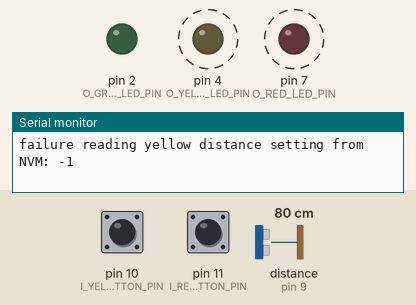
A sketch run on a simulated Arduino Uno, built with avr-gcc and run on an emulated ATmega328P. Shown: output pins drawn as LEDs (lit = HIGH), the last lines printed to the serial monitor. Dashed ring = blinking. Inputs (shaded band) come from the test bench; at power-on: pin 10 (I_YELLOW_BUTTON_PIN) LOW, pin 11 (I_RED_BUTTON_PIN) LOW, distance to the obstacle (sensor on pin 9) 80 cm. The echo pulse lasts 58.3 µs per cm; EEPROM starts erased.

Above: at 1.12 s.
1.4 s: pin 10 (I_YELLOW_BUTTON_PIN) pulled HIGH for 0.15 s
4.4 s: pin 11 (I_RED_BUTTON_PIN) pulled HIGH for 0.15 s
At 5.6 s:
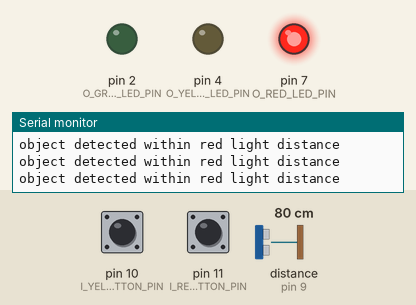
6.1 s: distance to the obstacle (sensor on pin 9) set to 86 cm
At 7.3 s:
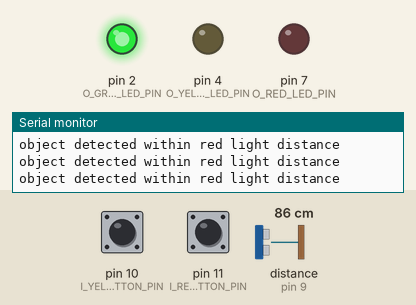
7.6 s: pin 10 (I_YELLOW_BUTTON_PIN) pulled HIGH for 1 s
At 9.6 s:
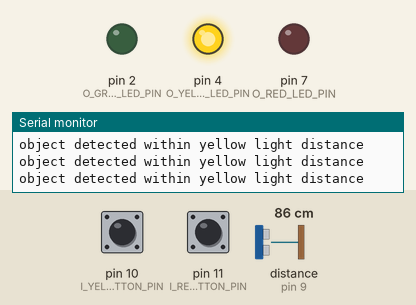
11.7 s: pin 11 (I_RED_BUTTON_PIN) pulled HIGH for 1 s
At 13.9 s:
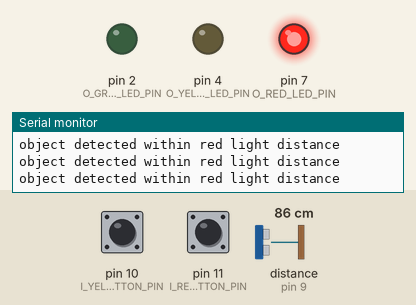
Timing chart, 0 to 15.4 s (numbered marks = the images above; inputs shaded):
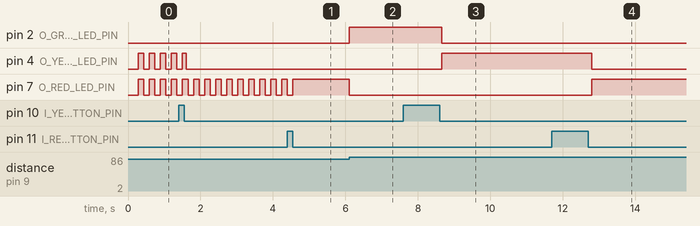

Measured:
- the behaviour switches between 80 and 81 cm on distance to the obstacle (sensor on pin 9) (found by bisection; images 1 and 2)
- after the input at 4.4 s, pin 7 (O_RED_LED_PIN): goes on until 4.5 s, then stays HIGH
- after the input at 6.1 s, pin 2 (O_GREEN_LED_PIN): LOW → HIGH at once; pin 7 (O_RED_LED_PIN): HIGH → LOW at once
- after the input at 7.6 s, pin 2 (O_GREEN_LED_PIN): HIGH → LOW after 1.1 s; pin 4 (O_YELLOW_LED_PIN): LOW → HIGH after 1.1 s
- after the input at 11.7 s, pin 4 (O_YELLOW_LED_PIN): HIGH → LOW after 1.1 s; pin 7 (O_RED_LED_PIN): LOW → HIGH after 1.1 s
- by itself, pin 7 (O_RED_LED_PIN): alternates HIGH for 0.15 s and LOW for 0.15 s

The sketch:

N1.ino
```cpp
//Scott Mangiacotti
//Tucson, Arizona USA
//May 2016
//N1
//Version 1.0

#include <NewPing.h>
#include <EEPROM.h>

//Constants for I/O
int const US_TRIG_PIN = 8;
int const US_ECHO_PIN = 9;

int const O_RED_LED_PIN = 7;
int const O_YELLOW_LED_PIN = 4;
int const O_GREEN_LED_PIN = 2;
int const I_RED_BUTTON_PIN = 11;
int const I_YELLOW_BUTTON_PIN = 10;

//Constants
int const DEFAULT_ILLUM_SCANS = 5;  //number Loop() routine scans for LED on/off cycles

int const US_MAX_DIST = 500;  //ultra-sonic sensor: 500 centimeters = 196.85 inches = 16.40 feet

//Constants for NVM save addresses
int const MEM_ADDR_RED_DIST = 0;
int const MEM_ADDR_YEL_DIST = 2;

//Global variables for the ultrasonic sensor
NewPing gSonar(US_TRIG_PIN, US_ECHO_PIN, US_MAX_DIST);
int gSonarEchoTime;
int gSonarDistance_cm;

//General and misc global variables
bool gVerboseDiagMode = false;

//Variables for the sequential LED blinking
bool gRedBlink = false;
int gRedScanCounter = 0;
bool gRedOneShot = false;
int gRedButtonState_Last = 0;

bool gYellowBlink = false;
int gYellowScanCounter = 0;
bool gYellowOneShot = false;
int gYellowButtonState_Last = 0;

bool gGreenOneShot = false;

//Variables for red and yellow distance setting/threshold
int gYellowDistance_cm = 0;  //zero is invalid or not set yet
int gRedDistance_cm = 0; //zero is invalid or not set yet


//Runs once
void setup()
{
  //Open a serial port
  Serial.begin(9600);

  //Setup digital outputs
  pinMode(O_RED_LED_PIN, OUTPUT);
  pinMode(O_YELLOW_LED_PIN, OUTPUT);
  pinMode(O_GREEN_LED_PIN, OUTPUT);

  pinMode(I_RED_BUTTON_PIN, INPUT);
  pinMode(I_YELLOW_BUTTON_PIN, INPUT);

  //Post product information to serial port
  reportProductInfo();

  //Read EEPROM stored distance settings
  readSettingsFromNVM();

}


//Runs continuously
void loop()
{
  //Serial port processing
  if (Serial.available() > 0)
  {
    int iControlCode;
    iControlCode = Serial.parseInt();
    processSerialMessage(iControlCode);

  }

  //Check if red distance needs setting
  if (gRedDistance_cm == 0)
  {
    blinkRedLED(DEFAULT_ILLUM_SCANS);
    gRedOneShot = false;
  }
  else
  {
    if (gRedOneShot == false)
    {
      gRedOneShot = true;
      digitalWrite(O_RED_LED_PIN, LOW);
    }
  }

  //Check if yellow distance needs setting
  if (gYellowDistance_cm == 0)
  {
    blinkYellowLED(DEFAULT_ILLUM_SCANS);
    gYellowOneShot = false;
  }
  else
  {
    if (gYellowOneShot == false)
    {
      gYellowOneShot = true;
      digitalWrite(O_YELLOW_LED_PIN, LOW);
    }
  }

  //Ping for object distance
  sonarPing();

  bool bSkipObjectCheckThisScan = false;

  //Read red distance setting button state
  int iRedButton;
  iRedButton = digitalRead(I_RED_BUTTON_PIN);

  //Read yellow distance setting button state
  int iYellowButton;
  iYellowButton = digitalRead(I_YELLOW_BUTTON_PIN);

  //Check if red button has been released (we will set distance on button_up detection)
  if (iRedButton != gRedButtonState_Last && iYellowButton == gYellowButtonState_Last) //red changed, yellow no change
  {
    if (iRedButton == LOW && iYellowButton == LOW)
    {
      gRedDistance_cm = gSonarDistance_cm;
      Serial.print("red LED distance set to ");
      Serial.print(gRedDistance_cm);
      Serial.println(" cm");

      writeSettingsToNVM();

      bSkipObjectCheckThisScan = true;
    }
  }

  //Check if yellow button has been released (we will set distance on button_up detection)
  if (iYellowButton != gYellowButtonState_Last  && iRedButton == gRedButtonState_Last) //yellow changed, red no change
  {
    if (iYellowButton == LOW && iRedButton == LOW)
    {
      gYellowDistance_cm = gSonarDistance_cm;
      Serial.print("yellow LED distance set to ");
      Serial.print(gYellowDistance_cm);
      Serial.println(" cm");

      writeSettingsToNVM();

      bSkipObjectCheckThisScan = true;
    }
  }

  //Check if both buttons have been released (we will clear settings on button_up detection of both buttons)
  if (iRedButton != gRedButtonState_Last && iYellowButton != gYellowButtonState_Last) //red changed, yellow changed
  {
    if (iYellowButton == LOW && iRedButton == LOW)
    {
      gRedDistance_cm = 0;
      gYellowDistance_cm = 0;
      digitalWrite(O_GREEN_LED_PIN, LOW);
      Serial.println("red and yellow distance settings cleared");
      writeSettingsToNVM();

      bSkipObjectCheckThisScan = true;
    }
  }

  //Set last state variable to current for next scan
  gRedButtonState_Last = iRedButton;
  gYellowButtonState_Last = iYellowButton;

  //Check for objects if we did not act on any push button activity this scan and red, yellow distance setpoints not zero
  if (bSkipObjectCheckThisScan == false && gRedDistance_cm != 0 && gYellowDistance_cm != 0)
  {
    checkForObjects();
  }

  //Give a little time back
  delay(25);
}


//Ping the ultra-sonic sensor for response time
//Convert response time into distance from sensor in both centimeters and inches
//Setting and measurement checks are handled in centimeters only (inches provided for information purposes only)
void sonarPing()
{
  int iSonarDist_inches = 0;

  //Ping for elapsed time for response in microseconds
  gSonarEchoTime = gSonar.ping();
  //gSonarEchoTime = gSonar.ping_median(5); //take 5 samples

  //Convert microsecond response time to centimeters
  gSonarDistance_cm = gSonar.convert_cm(gSonarEchoTime);

  //Convert microsecond response time to inches
  iSonarDist_inches = gSonar.convert_in(gSonarEchoTime);;

  //Post results
  if (gVerboseDiagMode == true)
  {
    Serial.print("echo time: ");
    Serial.print(gSonarEchoTime);
    Serial.print(", cm: ");
    Serial.print(gSonarDistance_cm);
    Serial.print(", in: ");
    Serial.print(iSonarDist_inches);
    Serial.print(", ft:  ");
    Serial.println(iSonarDist_inches/12.0);
  }
}


//Check the last ultra-sonic ping distance calculation and determine which of the three LED to energize
//based on previously set settings for red and yellow distance
void checkForObjects()
{
  if (gSonarDistance_cm !=  0 && gSonarDistance_cm <= gRedDistance_cm)
  { //is there an object within the pre-set distance for the red light
    //Energize the red LED and de-energize yellow and green
    digitalWrite(O_RED_LED_PIN, HIGH);
    digitalWrite(O_YELLOW_LED_PIN, LOW);
    digitalWrite(O_GREEN_LED_PIN, LOW);

    Serial.println("object detected within red light distance");

  }
  else if  (gSonarDistance_cm !=  0 && gSonarDistance_cm <= gYellowDistance_cm)
  { //is there an object that is not within red light distance but is within yellow
    //Energize the yellow LED and de-energize the red and green
    digitalWrite(O_RED_LED_PIN, LOW);
    digitalWrite(O_YELLOW_LED_PIN, HIGH);
    digitalWrite(O_GREEN_LED_PIN, LOW);

    Serial.println("object detected within yellow light distance");

  }
  else
  { //if not within red or yellow distance then energize the green light
    //Energize the green LED and de-energize the yellow and red
    digitalWrite(O_RED_LED_PIN, LOW);
    digitalWrite(O_YELLOW_LED_PIN, LOW);
    digitalWrite(O_GREEN_LED_PIN, HIGH);

  }
}


//Blink the red LED based on number of scans of SBC (non-blocking)
//Input parameter is number of scans of loop() routine for the LED to remain in a state before changing
//This method allows the remainder of the program to loop and not block while waiting to change state of LED
void blinkRedLED(int iNumScansToIllum)
{
  //Validate parameter
  if (iNumScansToIllum <= 0)
  {
    iNumScansToIllum = 5;
  }

  //Increment
  gRedScanCounter++;

  //Conditional
  if (gRedScanCounter >= iNumScansToIllum)
  {
    gRedScanCounter = 0;

     //Toggle the bit used to set or reset the output to the LED
    if (gRedBlink == false)
    {
      gRedBlink = true;
      digitalWrite(O_RED_LED_PIN, HIGH);
    }
    else
    {
      gRedBlink = false;
      digitalWrite(O_RED_LED_PIN, LOW);
    }
  }
}


//Blink the yellow LED based on number of scans of SBC (non-blocking)
//Input parameter is number of scans of loop() routine for the LED to remain in a state before changing
//This method allows the remainder of the program to loop and not block while waiting to change state of LED
void blinkYellowLED(int iNumScansToIllum)
{
  //Validate parameter
  if (iNumScansToIllum <= 0)
  {
    iNumScansToIllum = 5;
  }

  //Increment
  gYellowScanCounter++;

  //Conditional
  if (gYellowScanCounter >= iNumScansToIllum)
  {
    gYellowScanCounter = 0;

     //Toggle the bit used to set or reset the output to the LED
    if (gYellowBlink == false)
    {
      gYellowBlink = true;
      digitalWrite(O_YELLOW_LED_PIN, HIGH);
    }
    else
    {
      gYellowBlink = false;
      digitalWrite(O_YELLOW_LED_PIN, LOW);
    }
  }
}


//Process received messages from the serial port interface
//Input parameter iControlCode is the value received from the serial port to be processed
void processSerialMessage(int iControlCode)
{
  bool bMatchFound = false;

  //Report what we are doing
  Serial.print("processing control code: ");
  Serial.println(iControlCode);

  //Check for "start_diag" code
  if (iControlCode == 101)
  {
    bMatchFound = true;
    gVerboseDiagMode = true;
    Serial.println("diagnostics mode started");
  }

  //Check for "stop_diag" code
  if (iControlCode == 102)
  {
    bMatchFound = true;
    gVerboseDiagMode = false;
    Serial.println("diagnostics mode stopped");
  }

  //Check for "energize red LED" code
  if (iControlCode == 201)
  {
    bMatchFound = true;
    digitalWrite(O_RED_LED_PIN, HIGH);
    Serial.println("red LED energized");
  }

  //Check for "de-energize red LED" code
  if (iControlCode == 202)
  {
    bMatchFound = true;
    digitalWrite(O_RED_LED_PIN, LOW);
    Serial.println("red LED de-energized");
  }

  //Check for "energize yellow LED" code
  if (iControlCode == 301)
  {
    bMatchFound = true;
    digitalWrite(O_YELLOW_LED_PIN, HIGH);
    Serial.println("yellow LED energized");
  }

  //Check for "de-energize yellow LED" code
  if (iControlCode == 302)
  {
    bMatchFound = true;
    digitalWrite(O_YELLOW_LED_PIN, LOW);
    Serial.println("yellow LED de-energized");
  }

  //Check for "energize green LED" code
  if (iControlCode == 401)
  {
    bMatchFound = true;
    digitalWrite(O_GREEN_LED_PIN, HIGH);
    Serial.println("green LED energized");
  }

  //Check for "de-energize green LED" code
  if (iControlCode == 402)
  {
    bMatchFound = true;
    digitalWrite(O_GREEN_LED_PIN, LOW);
    Serial.println("green LED de-energized");
  }

  //Check for "version report" code
  if (iControlCode == 501)
  {
    bMatchFound = true;
    reportProductInfo();
  }

  //Report back on the same serial port if we did not find a matching/expected control code
  if (bMatchFound == false)
  {
    Serial.println("unrecognized control code");
  }
}


//Write values to EEPROM for red and yellow light distance setting
void writeSettingsToNVM()
{
  int iAddr;

  //Write red distance to non-volatile-memory
  iAddr = 0;
  EEPROM.put(iAddr, gRedDistance_cm);

  //Write yellow distance to non-volatile-memory
  iAddr += sizeof(int);
  EEPROM.put(iAddr, gYellowDistance_cm);

  //Post results
  Serial.println("settings successfully saved to NVM");
}


//Read values from EEPROM for red and yellow light distance setting
void readSettingsFromNVM()
{
  int iAddr;
  int iVal;

  //Read red distance from non-volatile-memory
  iAddr = 0;
  iVal = 0;
  EEPROM.get(iAddr, iVal);

  //Validate value
  if (iVal > 0 && iVal <= US_MAX_DIST)
  {
    gRedDistance_cm = iVal;
    Serial.print("red distance setting successfully read from NVM: ");
    Serial.print(gRedDistance_cm);
    Serial.println(" cm");
  }
  else
  {
    gRedDistance_cm = 0;
    Serial.print("failure reading red distance setting from NVM: ");
    Serial.println(iVal);
  }

  iAddr += sizeof(int);
  iVal = 0;
  EEPROM.get(iAddr, iVal);

  //Validate value
  if (iVal > 0 && iVal <= US_MAX_DIST)
  {
    gYellowDistance_cm = iVal;
    Serial.print("yellow distance setting successfully read from NVM: ");
    Serial.print(gYellowDistance_cm);
    Serial.println(" cm");
  }
  else
  {
    gYellowDistance_cm = 0;
    Serial.print("failure reading yellow distance setting from NVM: ");
    Serial.println(iVal);
  }
}


//Send product information to the serial port
void reportProductInfo()
{
  //Report product and other information to serial port
  Serial.println("N1 version 1.0");
  Serial.println("by zonatec software");
  Serial.println("tucson, arizona usa");
  Serial.println("june 2016");
  Serial.print("checksum ");
  Serial.println("cef2-2a2b-7360-8519-d7f7-3c71-040e-cc6e");
}
```
